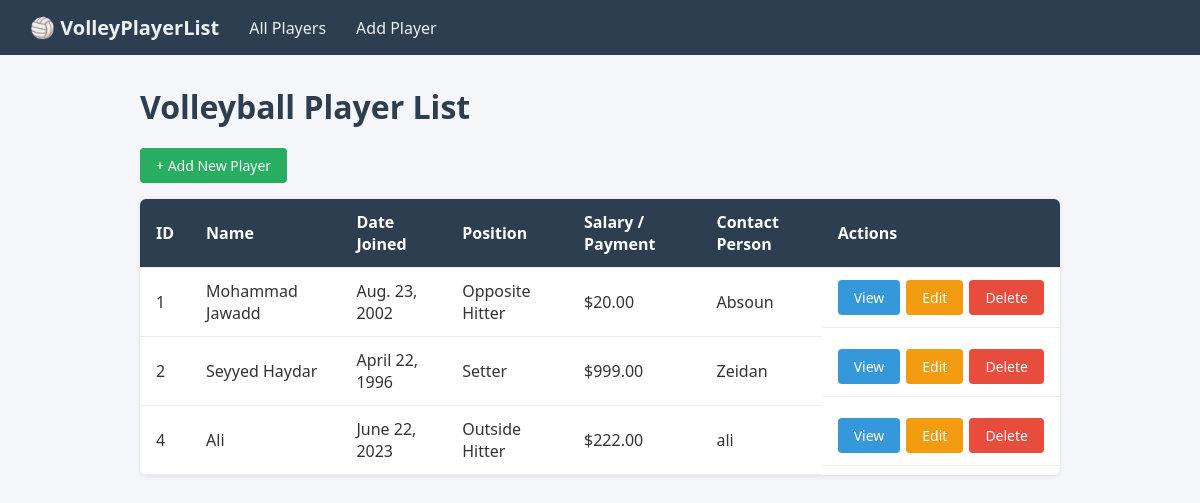
The page / on the database its author committed.
### players/models.py (models this page shows, shortened)
class VolleyPlayer(models.Model):
    player_id = models.AutoField(primary_key=True)
    name = models.CharField(max_length=100)
    date_joined = models.DateField()
    position = models.CharField(max_length=30, choices=POSITION_CHOICES)
    salary = models.DecimalField(max_digits=10, decimal_places=2)
    contact_person = models.CharField(max_length=100)

### players/views.py (the view)
# urls.py: path('', views.index, name='player_list'),
def index(request):
    players = VolleyPlayer.objects.all().order_by('player_id')
    return render(request, 'players/player_list.html', {'players': players})

### templates/players/player_list.html (shortened to what this page needs)
{% extends "players/base.html" %}
{% block content %}
<h1>Volleyball Player List</h1>
<p style="margin-bottom: 16px;">
    <a href="{% url 'add_player' %}" class="btn btn-success">+ Add New Player</a>
</p>
{% if players %}
<table>
    <thead>
        <tr>
            <th>ID</th>
            <th>Name</th>
            <th>Date Joined</th>
            <th>Position</th>
            <th>Salary / Payment</th>
            <th>Contact Person</th>
            <th>Actions</th>
        </tr>
    </thead>
    <tbody>
        {% for player in players %}
        <tr>
            <td>{{ player.player_id }}</td>
            <td>{{ player.name }}</td>
            <td>{{ player.date_joined }}</td>
            <td>{{ player.position }}</td>
            <td>${{ player.salary }}</td>
            <td>{{ player.contact_person }}</td>
            <td class="actions">
                <a href="{% url 'view_player' player.pk %}" class="btn btn-primary">View</a>
                <a href="{% url 'edit_player' player.pk %}" class="btn btn-warning">Edit</a>
                <a href="{% url 'delete_player' player.pk %}" class="btn btn-danger">Delete</a>
            </td>
        </tr>
        {% endfor %}
    </tbody>
</table>
{% else %}
<div class="empty-msg">
    <p>No players found. Click "Add New Player" to get started!</p>
</div>
{% endif %}
{% endblock %}

### templates/players/base.html (shortened to what this page needs)
<!DOCTYPE html>
<html lang="en">
<head>
</head>
<body>
    <nav class="navbar">
        <a href="{% url 'player_list' %}" class="brand">🏐 VolleyPlayerList</a>
        <a href="{% url 'player_list' %}">All Players</a>
        <a href="{% url 'add_player' %}">Add Player</a>
    </nav>
    <div class="container">
        {% block content %}{% endblock %}
    </div>
</body>
</html>

### templates/players/base.html (style rules this page uses)
* { box-sizing: border-box; margin: 0; padding: 0; }
body { font-family: 'Segoe UI', Tahoma, Geneva, Verdana, sans-serif; background: #f4f6f9; color: #333; }
.navbar { background: #2c3e50; padding: 14px 30px; display: flex; align-items: center; gap: 30px; }
.navbar a { color: #ecf0f1; text-decoration: none; font-size: 16px; }
.navbar .brand { font-size: 20px; font-weight: bold; }
.container { max-width: 960px; margin: 30px auto; padding: 0 20px; }
h1, h2 { margin-bottom: 20px; color: #2c3e50; }
table { width: 100%; border-collapse: collapse; background: #fff; box-shadow: 0 1px 4px rgba(0,0,0,0.1); border-radius: 6px; overflow: hidden; }
th, td { padding: 12px 16px; text-align: left; border-bottom: 1px solid #eee; }
th { background: #2c3e50; color: #fff; }
.btn { display: inline-block; padding: 8px 16px; border: none; border-radius: 4px; text-decoration: none; font-size: 14px; cursor: pointer; color: #fff; }
.btn-primary { background: #3498db; }
.btn-success { background: #27ae60; }
.btn-warning { background: #f39c12; }
.btn-danger { background: #e74c3c; }
.actions { display: flex; gap: 6px; }

### rows shown on the page
VolleyPlayer: player_id "1", name "Mohammad Jawadd", date_joined "Aug. 23, 2002", position "Opposite Hitter", salary "20.00", contact_person "Absoun"
VolleyPlayer: player_id "2", name "Seyyed Haydar", date_joined "April 22, 1996", position "Setter", salary "999.00", contact_person "Zeidan"
VolleyPlayer: player_id "4", name "Ali", date_joined "June 22, 2023", position "Outside Hitter", salary "222.00", contact_person "ali"
